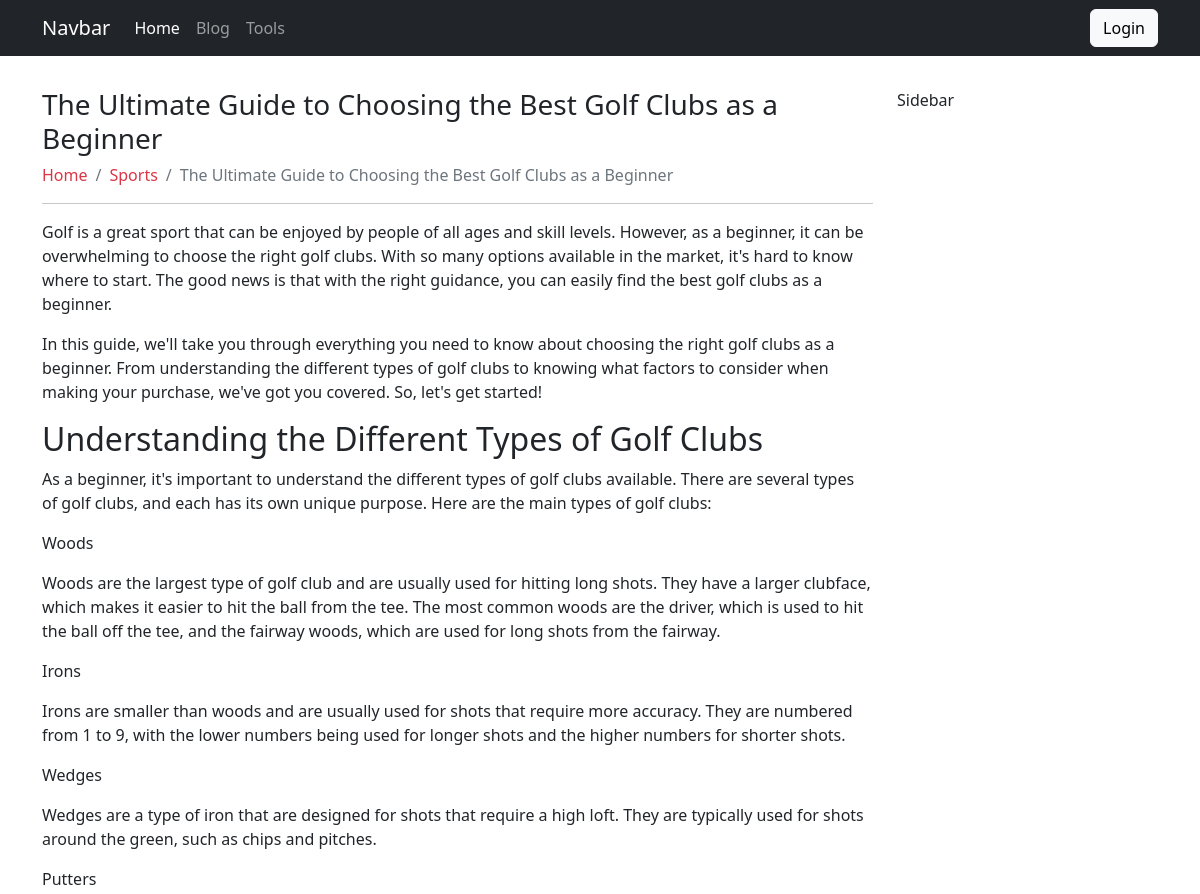
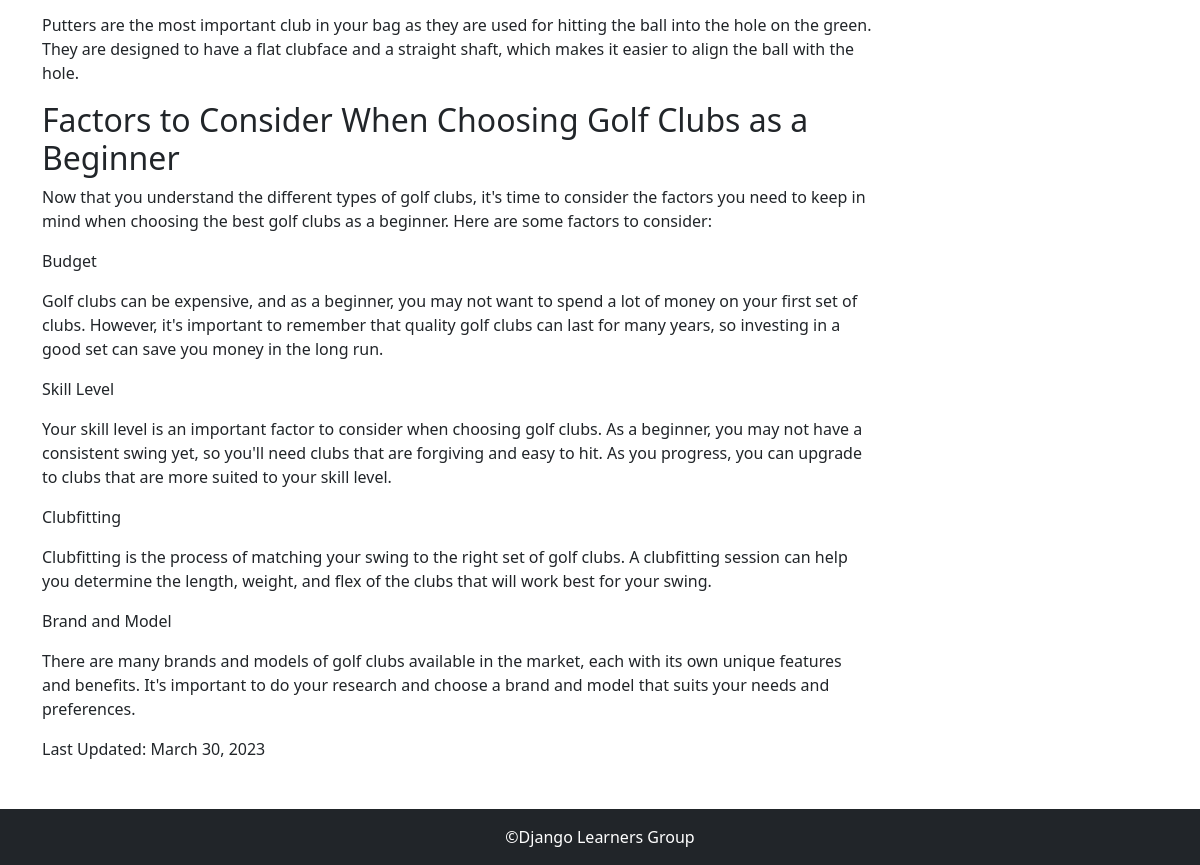
Page /the-ultimate-guide-to-choosing-the-best-golf-clubs-as-a-beginner on the committed database (2 pictures, top to bottom).
### blog/models.py (models this page shows, shortened)
class BlogPost(models.Model):
    STATUS=[
        ('draft','Draft'),
        ('published','Published')
    ]
    title = models.CharField(max_length=200)
    featured = models.ImageField(upload_to='blogs/', blank=True, null=True)
    slug=models.SlugField(unique=True, blank=True,null=True)
    content = RichTextField(blank=True,null=True)
    created = models.DateTimeField(auto_now_add=True)
    update = models.DateField(auto_now=True)
    category = models.ForeignKey(Category, on_delete=models.CASCADE)
    status=models.CharField(max_length=10, choices= STATUS, default='draft')
    meta_title=models.CharField(max_length=200, blank=True, null=True)
    meta_description=models.TextField(blank=True, null=True)
    class Meta:
        verbose_name_plural= 'All Posts'

class Category(models.Model):
    title = models.CharField(max_length=200)
    slug = models.SlugField(unique=True, blank=True, null=True)
    class Meta:
        verbose_name_plural= 'Categories'

### blog/views.py (the view)
# urls.py: path('<slug:slug>', views.single_post, name= 'single_post'),
def single_post(request, slug):
    post = get_object_or_404(BlogPost, slug=slug)
    template_name='Blog/single.html'
    context={'post':post}
    return render(request, template_name, context)

### templates/Blog/single.html (shortened to what this page needs)
{% extends 'base.html' %}
{% block content %}
<div class="container my-3">
    <div class="row py-3">
        <div class="col-md-9">
            <h1 class="h3">{{post.title}}</h1>
                <nav aria-label="breadcrumb">
                <ol class="breadcrumb">
                  <li class="breadcrumb-item"><a class="text-decoration-none text-danger" href="{%url 'home'%}">Home</a></li>
                  <li class="breadcrumb-item"><a class="text-decoration-none text-danger" href="#">{{post.category.title}}</a></li>
                  <li class="breadcrumb-item active" aria-current="page">{{post.title}}</li>
                </ol>
              </nav>
              <hr>
              <div class="my-3">
                {{post.content|safe}}
              </div>
              Last Updated: {{post.update}}
        </div>
        <div class="col-md-3">Sidebar</div>
    </div>
</div>
{% endblock content %}

### rows in the picture
BlogPost: title "The Ultimate Guide to Choosing the Best Golf Clubs as a Beginner", category "Sports", content "Golf is a great sport that can be enjoyed by people of all ages and skill levels. However, as a beginner, it can be overwhelming to choose the right golf clubs. With so many options available in the market, it's hard to know where to start. The good news is that with the right guidance, you can easily find the best golf clubs as a beginner. In this guide, we'll take you through everything you need to know about choosing the right golf clubs as a beginner. From understanding the different types of golf clubs to knowing what factors to consider when making your purchase, we've got you covered. So, let's get started! Understanding the Different Types of Golf Clubs As a beginner, it's important…", update "March 30, 2023"
